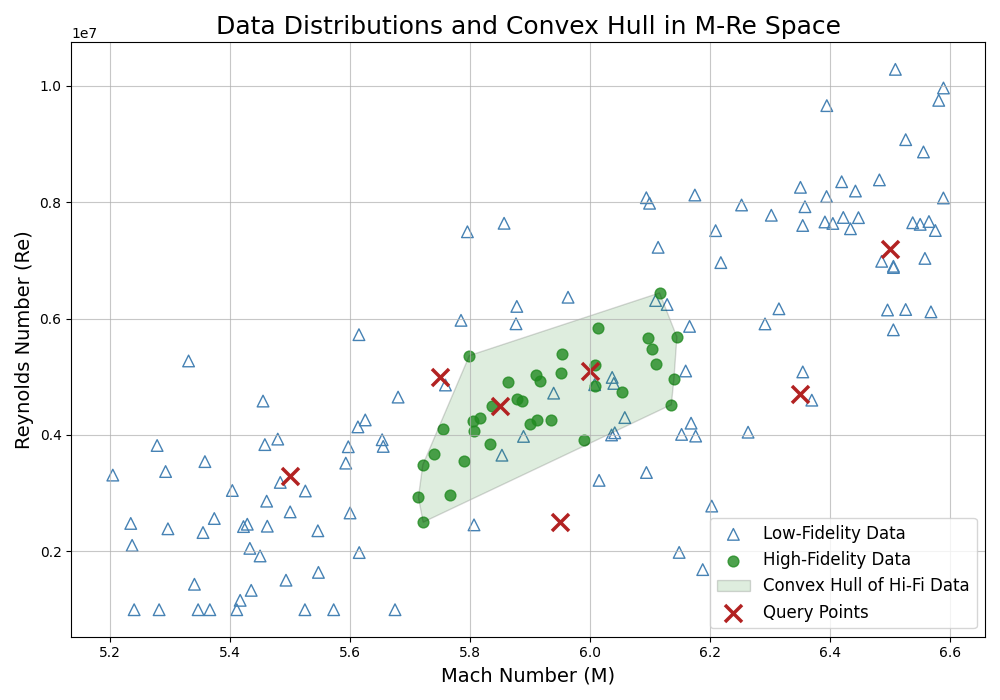

Recreate this plot in Python.
import numpy as np
import matplotlib.pyplot as plt
from scipy.spatial import ConvexHull
from matplotlib.patches import Polygon

# 1. Set a new random seed for a different data distribution
np.random.seed(2026)

# 2. Generate High-Fidelity Data (Concentrated range)
n_hifi = 35
m_hifi = np.random.uniform(0.7, 1.15, n_hifi)
re_hifi = m_hifi * 5e6 + np.random.normal(0, 0.5e6, n_hifi) # Correlated trend
hifi_points = np.column_stack((m_hifi, re_hifi))

# 3. Calculate the Convex Hull for the High-Fidelity Data
hull = ConvexHull(hifi_points)

# 4. Generate Low-Fidelity Data (Larger range, sparser)
n_lofi = 120
m_lofi = np.random.uniform(0.2, 1.6, n_lofi)
re_lofi = m_lofi * 5e6 + np.random.normal(0, 1.5e6, n_lofi)
re_lofi = np.clip(re_lofi, 1e6, 12e6) # Keep within realistic bounds

# 5. Define Query Points (Some inside the hull, some outside)
query_m = [0.85, 1.0, 0.75, 1.35, 0.5, 1.5, 0.95]
query_re = [4.5e6, 5.1e6, 5.0e6, 4.7e6, 3.3e6, 7.2e6, 2.5e6]

# Shift horizontal coordinates (X-axis) by adding 5.0
m_lofi = m_lofi + 5.0
m_hifi = m_hifi + 5.0
hifi_points[:, 0] = hifi_points[:, 0] + 5.0
query_m = [m + 5.0 for m in query_m]

# 6. Set up the plot
fig, ax = plt.subplots(figsize=(10, 7))

# Plot Low-Fidelity Data
ax.scatter(m_lofi, re_lofi, marker='^', facecolors='none', edgecolors='steelblue', 
           s=70, label='Low-Fidelity Data')

# Plot High-Fidelity Data
ax.scatter(m_hifi, re_hifi, color='forestgreen', alpha=0.8, s=60, label='High-Fidelity Data')

# Draw the Convex Hull
hull_points = hifi_points[hull.vertices]
hull_polygon = Polygon(hull_points, closed=True, facecolor='forestgreen', alpha=0.15, 
                       edgecolor='black', linewidth=1, label='Convex Hull of Hi-Fi Data')
ax.add_patch(hull_polygon)

# Plot Query Points
ax.scatter(query_m, query_re, marker='x', color='firebrick', s=150, linewidths=2.5, 
           label='Query Points')

# 7. Formatting
ax.set_title('Data Distributions and Convex Hull in M-Re Space', fontsize=18)
ax.set_xlabel('Mach Number (M)', fontsize=14)
ax.set_ylabel('Reynolds Number (Re)', fontsize=14)
ax.ticklabel_format(style='sci', axis='y', scilimits=(0,0))
ax.grid(True, linestyle='-', alpha=0.7)
ax.legend(fontsize=12, loc='lower right')

# Adjust layout and show the figure
plt.tight_layout()
plt.show()
